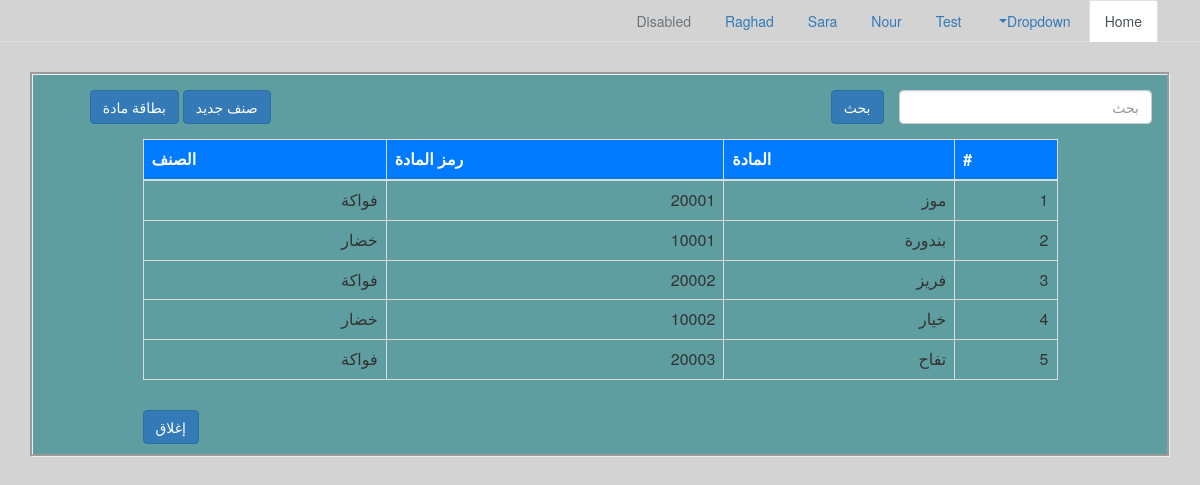
Page /item_list.php on the committed database.
### tables this page shows
CREATE TABLE `items` (
  `id` int(11) NOT NULL AUTO_INCREMENT,
  `name` varchar(250) DEFAULT NULL,
  `type` varchar(250) DEFAULT NULL,
  `unit` varchar(250) DEFAULT NULL,
  `unit_2` varchar(250) DEFAULT NULL,
  `unit_operator` varchar(250) DEFAULT NULL,
  `unit_3` varchar(250) DEFAULT NULL,
  `unit2_operator` varchar(250) DEFAULT NULL,
  `note` varchar(250) DEFAULT NULL,
  `code` varchar(250) DEFAULT NULL,
  `category_id` int(11) DEFAULT NULL,
  `price_wholesale` varchar(250) DEFAULT NULL,
  `price_retail` varchar(250) DEFAULT NULL,
  `price_customer` varchar(250) DEFAULT NULL,
  `price_distribution` varchar(250) DEFAULT NULL,
  `cost` varchar(250) DEFAULT NULL,
  `price_policy` varchar(250) DEFAULT NULL,
  `created_at` timestamp NOT NULL DEFAULT current_timestamp(),
  `updated_at` timestamp NOT NULL DEFAULT current_timestamp(),
  PRIMARY KEY (`id`)
);

CREATE TABLE `categories` (
  `id` int(11) NOT NULL AUTO_INCREMENT,
  `name` varchar(250) NOT NULL,
  `code` varchar(250) NOT NULL,
  `note` varchar(250) NOT NULL,
  `created_at` timestamp NOT NULL DEFAULT current_timestamp(),
  `updated_at` timestamp NOT NULL DEFAULT current_timestamp(),
  PRIMARY KEY (`id`)
);

### sql/sql_queries.php (called while the page is built, shortened)
<?php
function select($table , $columns =' * ')
{
    $col = $columns;
    $sql="select $col  from ";
    if(!is_array($table))
          return $sql . $table;
     else
         $sql = $sql . getStrFromList($table);
     return $sql;
}
function where($column,$value,$op="=")
{
  return " where $column " . " " .$op . " '$value'";
}
?>

### item_list.php (the view, shortened to what this page needs)
<?php
include('include/nav.php');
?>
<!DOCTYPE html>
<html dir="rtl" lang="ar">
<head>
    <link rel="stylesheet" href="css/bootstrap.min.css">
    <link rel="stylesheet" href="https://maxcdn.bootstrapcdn.com/bootstrap/3.4.1/css/bootstrap.min.css">
</head>
<body>
    <form action="" method="POST">
        <div class="container my-5">
            <div class="row py-4">
            <div class="col-3">
                        <input id="search_text" type="search" class="form-control"  placeholder="بحث" aria-label="Search" aria-describedby="search-addon" />
                    </div>
                      <button id="search" type="button" class=" btn btn-primary">بحث</button>
                <div class="col-8 "id="categry_col" >
                    <a href="category_card.php"><button type="button" class=" btn btn-primary" name="new_category">
                        صنف جديد
                    </button></a>
                    <a href="item_card.php"><button type="button" class=" btn btn-primary" name="item_card">
                         بطاقة مادة
                    </button></a>
                </div>
            </div>
            <div class="row justify-content-center" >
                <div class="col-10">
                    <table class="table table-bordered table-hover">
                        <thead class="bg-primary " id="thead_col">
                                <tr>
                                <th scope="col">#</th>
                                <th scope="col">المادة</th>
                                <th scope="col">رمز المادة</th>
                                <th scope="col">الصنف</th>
                                </tr>
                        </thead>
                        <tbody id="show">
                            <?php
                                $select_all_items_query = select('items');
                                $select_all_items_exec = mysqli_query($con , $select_all_items_query);
                                $count = 1;
                                while($item = mysqli_fetch_array($select_all_items_exec)){
                                    echo "<tr>";
                                    echo "<td>".$count++."</td>";
                                    echo "<td>".$item['name']."</td>";
                                    echo "<td>".$item['code']."</td>";
                                    $select_category_query = select('categories').where('id' , $item['category_id'] );
                                    $select_category_exec = mysqli_query($con, $select_category_query);
                                    $category = mysqli_fetch_array($select_category_exec);
                                    echo "<td>".$category['name']."</td>";
                                    echo "</tr>";
                                }
                            ?>
                        </tbody>
                    </table>
                </div>
            </div>
            <div class="row py-3">
                <div class="col-11" id="close_col">
                    <button type="button" class="btn btn-primary" name="close">
                        إغلاق
                    </button>
                </div>
            </div>
        </div>
    </form>
</body>
</html>

### css/style.css (style rules this page uses)
* { direction: rtl; }

### item_list.php (style rules this page uses)
body { background-color: LightGray; text-align:right; }
.container { border-style:groove; background-color:#5F9EA0; }
#categry_col { text-align: left; }
#close_col { text-align: left; }
#thead_col { text-align: center; }

### rows in the picture
items: name "موز", code "20001", category.name "فواكة"
items: name "بندورة", code "10001", category.name "خضار"
items: name "فريز", code "20002", category.name "فواكة"
items: name "خيار", code "10002", category.name "خضار"
items: name "تفاح", code "20003", category.name "فواكة"
